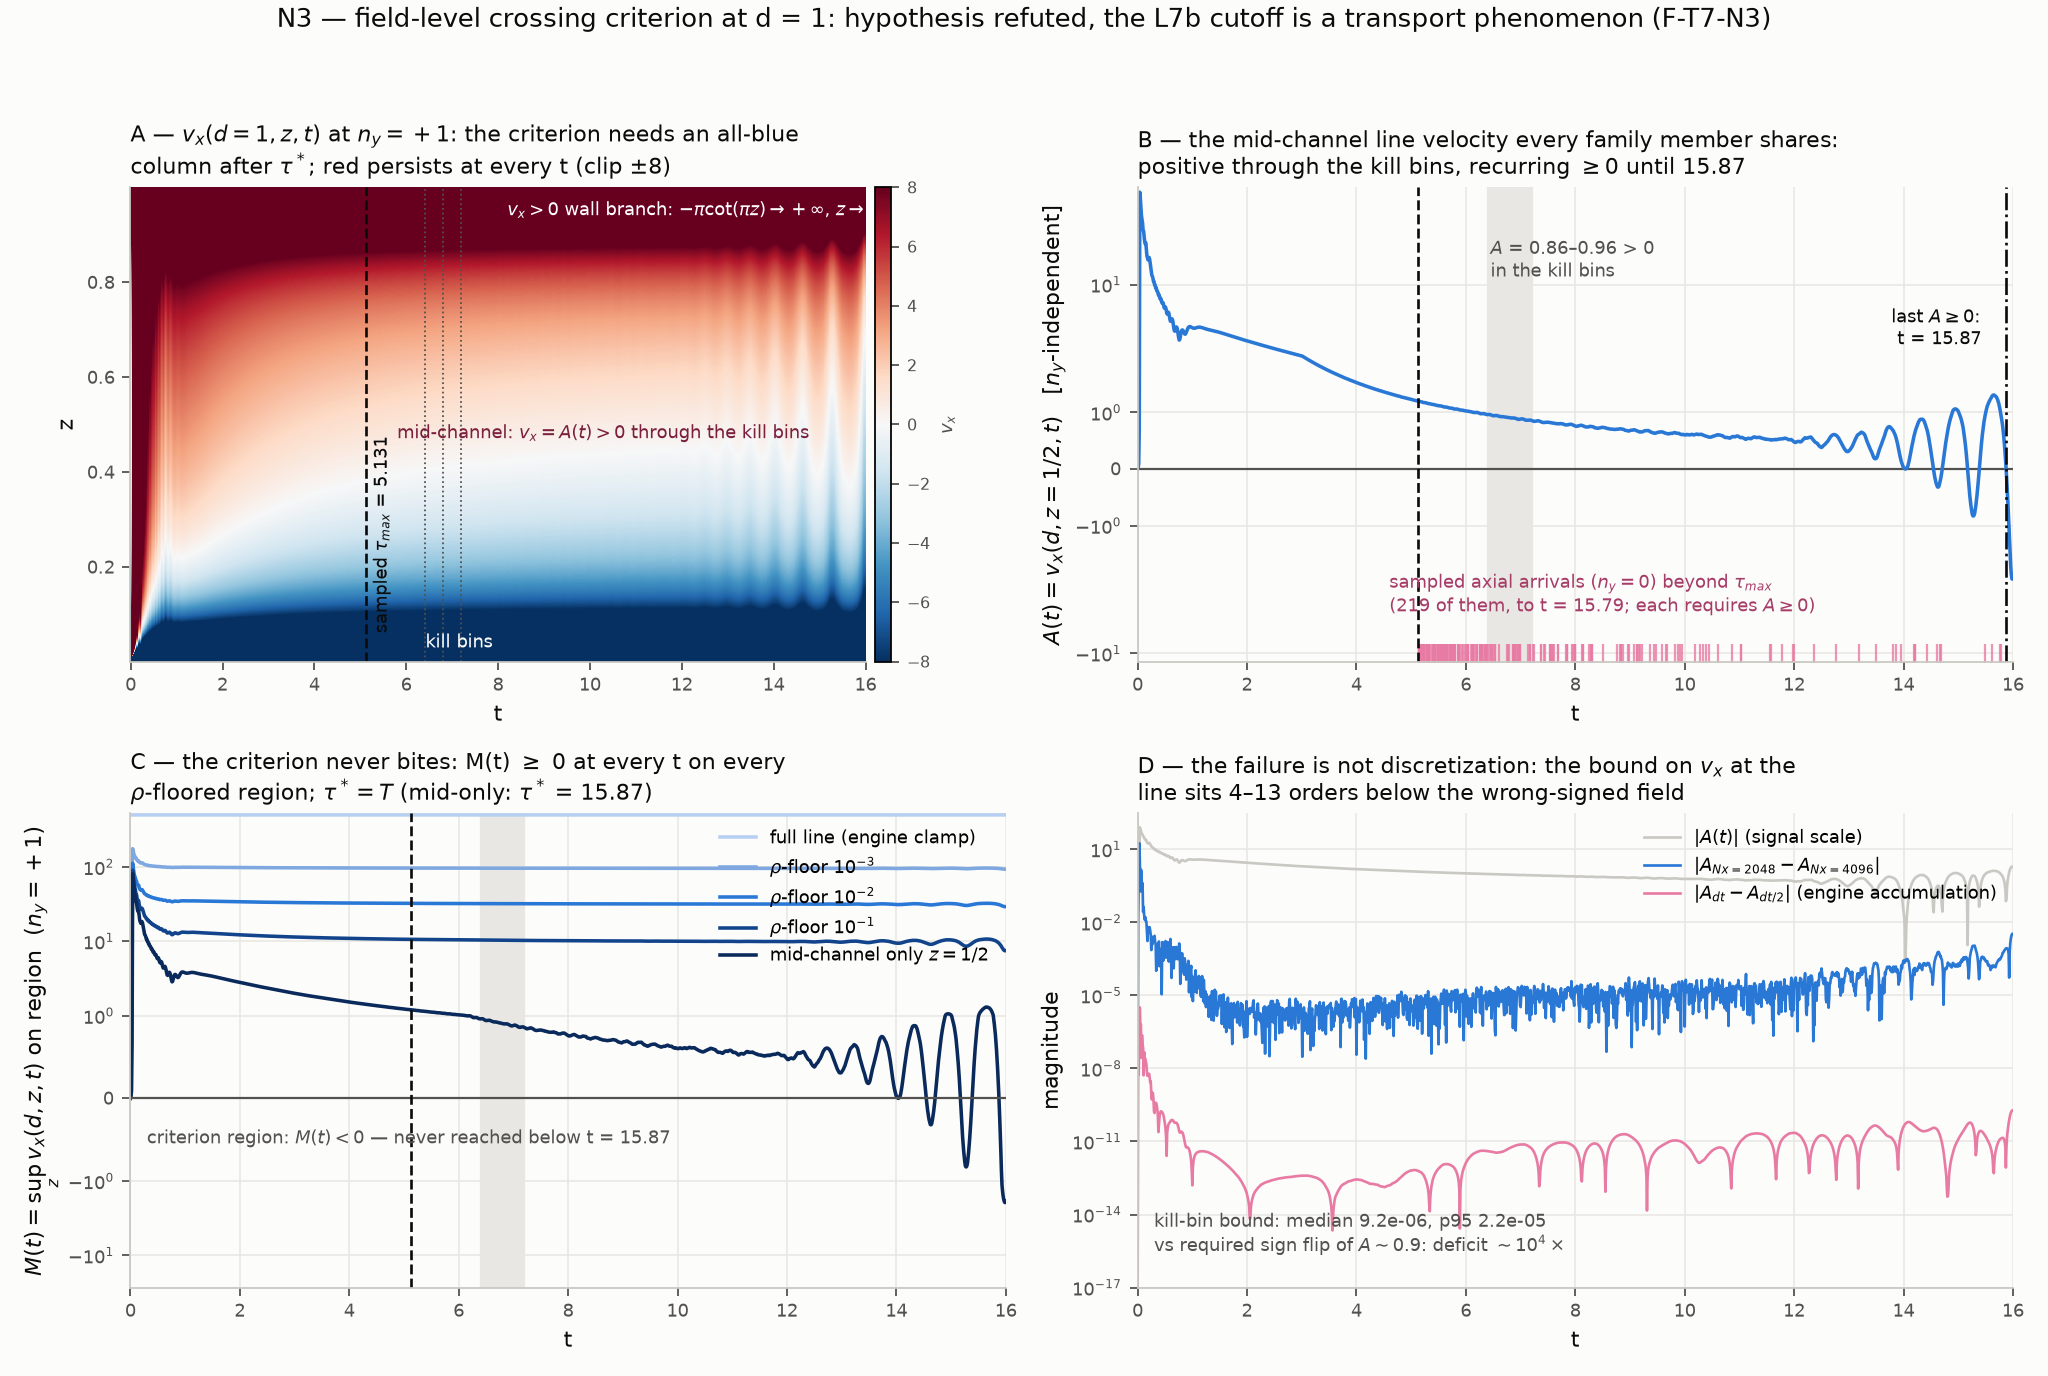

This figure's Python source:
#!/usr/bin/env python3
"""N3 figure: (A) v_x(d, z, t) at n_y = +1 — the field the criterion must make
negative (diverging map, neutral at 0); (B) the mid-channel line velocity
A(t) = v_x(d, 1/2, t) (n_y-independent) with the sampled axial arrivals it
must contradict; (C) M(t) = sup of v_x over the region ladder — never
negative below t ~ 15.9; (D) the v_x discretization bounds vs the signal.
Diverging + sequential color per dataviz color-formula; single-series panels
carry no legend box where the title names the series."""

import json
import numpy as np
import matplotlib
matplotlib.use("Agg")
import matplotlib.pyplot as plt
from matplotlib.colors import TwoSlopeNorm

BASE = "/home/user/fork_frankensim/analysis/gum-sandbox/tier7-program/N3"
INK = "#0b0b0b"
INK2 = "#52514e"
SURF = "#fcfcfb"
BLUES = ["#b7cff0", "#7fa8e0", "#2a78d6", "#12448c", "#0a2a5c"]  # sequential
ACC = "#e87ba4"

raw = np.load(f"{BASE}/n3_raw.npz")
res = json.load(open(f"{BASE}/n3_results.json"))
tg = raw["tgrid"]
A = raw["A_ref"]
zg = raw["zg_line"]
heat = raw["heat_p1"]           # (nt, nz) v_x at n_y = +1, clamped
bNx = raw["b_Nx"]
bdt = raw["b_dt"]
tauax = raw["tau_axial_sampled"]

TAUS = 5.130950
KILL = [(6.4, 6.8), (6.8, 7.2)]
TSTARMID = res["G2"]["tau_star_mid"]

fig, axes = plt.subplots(2, 2, figsize=(12.8, 8.6), dpi=160)
fig.patch.set_facecolor(SURF)
(axA, axB), (axC, axD) = axes

# ---------------- A: heatmap of v_x(d,z,t), n_y = +1 -------------------------
Vc = np.clip(heat, -8, 8)
norm = TwoSlopeNorm(vmin=-8, vcenter=0.0, vmax=8)
im = axA.pcolormesh(tg, zg, Vc.T, norm=norm, cmap="RdBu_r", shading="auto",
                    rasterized=True)
axA.axvline(TAUS, color=INK, lw=1.2, ls="--")
axA.text(TAUS + 0.15, 0.06, "sampled $\\tau_{max}$ = 5.131", fontsize=8,
         color=INK, rotation=90, va="bottom")
for b0, b1 in KILL:
    axA.axvline(b0, color=INK2, lw=0.8, ls=":")
axA.axvline(KILL[1][1], color=INK2, lw=0.8, ls=":")
axA.text(6.42, 0.03, "kill bins", fontsize=8, color="white")
axA.annotate("$v_x>0$ wall branch: $-\\pi\\cot(\\pi z)\\to+\\infty$, $z\\to1$",
             xy=(8.2, 0.94), fontsize=8, color="white")
axA.annotate("mid-channel: $v_x = A(t) > 0$ through the kill bins",
             xy=(5.8, 0.47), fontsize=8, color="#7a1f3d")
axA.set_xlabel("t", color=INK)
axA.set_ylabel("z", color=INK)
axA.set_title("A — $v_x(d{=}1,z,t)$ at $n_y{=}+1$: the criterion needs an all-blue\n"
              "column after $\\tau^*$; red persists at every t (clip $\\pm$8)",
              fontsize=10, color=INK, loc="left")
cb = fig.colorbar(im, ax=axA, pad=0.01, aspect=28)
cb.set_label("$v_x$", color=INK2, fontsize=8)
cb.ax.tick_params(labelsize=7, colors=INK2)

# ---------------- B: A(t) with sampled axial arrivals ------------------------
axB.axhline(0.0, color=INK2, lw=1.0)
for b0, b1 in KILL:
    axB.axvspan(b0, b1, color="#e8e7e3", zorder=0)
axB.plot(tg, np.clip(A, -12, 90), color=BLUES[2], lw=1.6)
late = tauax[tauax > TAUS]
axB.plot(late, np.full(late.size, -10.2), "|", ms=9, color=ACC, alpha=0.8)
axB.text(4.6, -3.9, "sampled axial arrivals ($n_y{=}0$) beyond $\\tau_{max}$\n"
         "(219 of them, to t = 15.79; each requires $A\\geq0$)",
         fontsize=8, color="#a63d68")
axB.axvline(TAUS, color=INK, lw=1.2, ls="--")
axB.axvline(TSTARMID, color=INK, lw=1.2, ls="-.")
axB.text(TSTARMID - 0.45, 2.6, "last $A\\geq0$:\nt = %.2f" % TSTARMID,
         fontsize=8, color=INK, ha="right")
axB.text(6.45, 12, "$A$ = 0.86–0.96 > 0\nin the kill bins", fontsize=8,
         color=INK2)
axB.set_xlim(0, 16)
axB.set_ylim(-12, 90)
axB.set_yscale("symlog", linthresh=2.0)
axB.set_xlabel("t", color=INK)
axB.set_ylabel("$A(t) = v_x(d, z{=}1/2, t)$   [$n_y$-independent]", color=INK)
axB.set_title("B — the mid-channel line velocity every family member shares:\n"
              "positive through the kill bins, recurring $\\geq$0 until 15.87",
              fontsize=10, color=INK, loc="left")

# ---------------- C: M(t) over the region ladder, n_y = +1 -------------------
S = -np.pi / np.tan(np.pi * zg)
sin2 = np.sin(np.pi * zg) ** 2
ladder = [("full line (engine clamp)", np.ones(zg.size, bool), BLUES[0]),
          ("$\\rho$-floor $10^{-3}$", sin2 >= 1e-3, BLUES[1]),
          ("$\\rho$-floor $10^{-2}$", sin2 >= 1e-2, BLUES[2]),
          ("$\\rho$-floor $10^{-1}$", sin2 >= 1e-1, BLUES[3]),
          ("mid-channel only $z{=}1/2$", None, BLUES[4])]
for lab, mask, c in ladder:
    if mask is None:
        M = A.copy()
    else:
        M = np.clip(A[:, None] + 1.0 * S[None, :], -500, 500)[:, mask].max(axis=1)
    axC.plot(tg, M, color=c, lw=1.6, label=lab)
axC.axhline(0.0, color=INK2, lw=1.0)
axC.set_yscale("symlog", linthresh=1.0)
axC.set_xlim(0, 16)
axC.axvline(TAUS, color=INK, lw=1.2, ls="--")
for b0, b1 in KILL:
    axC.axvspan(b0, b1, color="#e8e7e3", zorder=0)
axC.text(0.3, -0.55, "criterion region: $M(t)<0$ — never reached below t = 15.87",
         fontsize=8, color=INK2)
axC.set_xlabel("t", color=INK)
axC.set_ylabel("$M(t) = \\sup_z v_x(d,z,t)$ on region  ($n_y{=}+1$)", color=INK)
axC.set_title("C — the criterion never bites: M(t) $\\geq$ 0 at every t on every\n"
              "$\\rho$-floored region; $\\tau^* = T$ (mid-only: $\\tau^*$ = 15.87)",
              fontsize=10, color=INK, loc="left")
axC.legend(frameon=False, fontsize=8, loc="upper right")

# ---------------- D: discretization bounds vs signal -------------------------
axD.semilogy(tg, np.abs(A) + 1e-18, color="#c9c8c2", lw=1.2,
             label="$|A(t)|$ (signal scale)")
axD.semilogy(tg, bNx + 1e-18, color=BLUES[2], lw=1.2,
             label="$|A_{Nx=2048}-A_{Nx=4096}|$")
axD.semilogy(tg, bdt + 1e-18, color=ACC, lw=1.2,
             label="$|A_{dt}-A_{dt/2}|$ (engine accumulation)")
kb = res["discretization_bounds"]["total_pointwise"]["kill_bins"]
axD.text(0.3, 3e-16, "kill-bin bound: median %.1e, p95 %.1e\n"
         "vs required sign flip of $A\\sim0.9$: deficit $\\sim10^{4}\\times$"
         % (kb["median"], kb["p95"]), fontsize=8, color=INK2)
axD.set_xlim(0, 16)
axD.set_ylim(1e-17, 3e2)
axD.set_xlabel("t", color=INK)
axD.set_ylabel("magnitude", color=INK)
axD.set_title("D — the failure is not discretization: the bound on $v_x$ at the\n"
              "line sits 4–13 orders below the wrong-signed field",
              fontsize=10, color=INK, loc="left")
axD.legend(frameon=False, fontsize=8, loc="upper right")

for ax in (axA, axB, axC, axD):
    ax.set_facecolor(SURF)
    for s in ("top", "right"):
        ax.spines[s].set_visible(False)
    for s in ("left", "bottom"):
        ax.spines[s].set_color("#c9c8c2")
    ax.tick_params(colors=INK2, labelsize=8)
    if ax is not axA:
        ax.grid(True, which="major", color="#e8e7e3", lw=0.7)
        ax.set_axisbelow(True)

fig.suptitle("N3 — field-level crossing criterion at d = 1: hypothesis refuted, "
             "the L7b cutoff is a transport phenomenon (F-T7-N3)",
             fontsize=11.5, color=INK, y=0.995)
fig.tight_layout(rect=(0, 0, 1, 0.965))
out = f"{BASE}/n3_fig.png"
fig.savefig(out, facecolor=fig.get_facecolor())
print("wrote", out)
